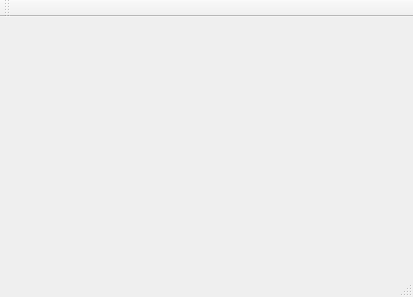
<?xml version="1.0" encoding="UTF-8"?>
<ui version="4.0">
 <class>MainWindow</class>
 <widget class="QMainWindow" name="MainWindow">
  <property name="geometry">
   <rect>
    <x>0</x>
    <y>0</y>
    <width>413</width>
    <height>297</height>
   </rect>
  </property>
  <property name="windowTitle">
   <string>MainWindow</string>
  </property>
  <widget class="QWidget" name="centralWidget"/>
  <widget class="QMenuBar" name="menuBar">
   <property name="geometry">
    <rect>
     <x>0</x>
     <y>0</y>
     <width>413</width>
     <height>21</height>
    </rect>
   </property>
  </widget>
  <widget class="QToolBar" name="mainToolBar">
   <attribute name="toolBarArea">
    <enum>TopToolBarArea</enum>
   </attribute>
   <attribute name="toolBarBreak">
    <bool>false</bool>
   </attribute>
  </widget>
  <widget class="QStatusBar" name="statusBar"/>
 </widget>
 <layoutdefault spacing="6" margin="11"/>
 <resources/>
 <connections/>
</ui>
